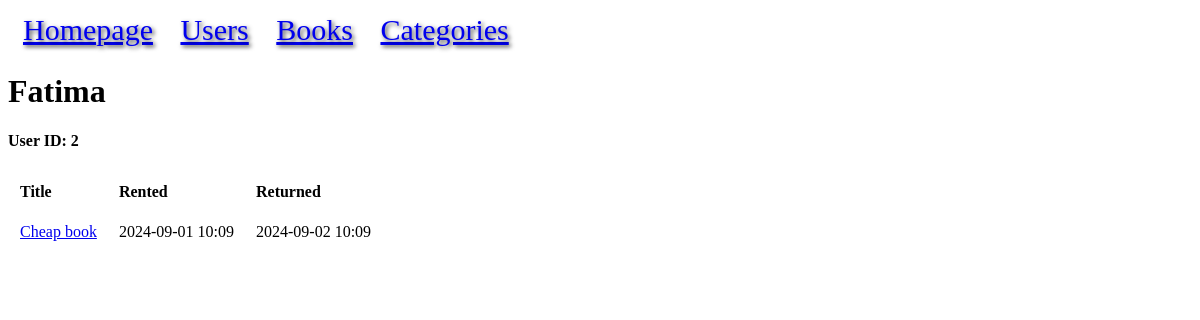
The page /user/2 on the database as committed earlier.
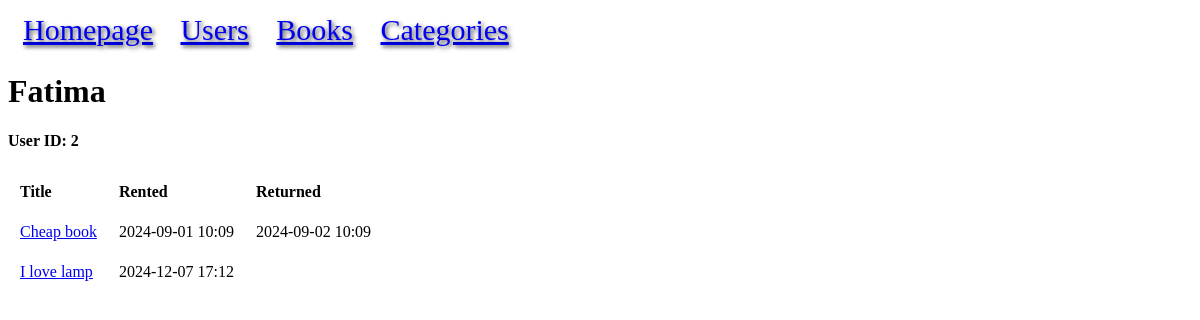
The same page on the database as committed later.
### models.py (models this page shows, shortened)
class User(db.Model):
    id = mapped_column(Integer, primary_key=True, autoincrement=True)
    name = mapped_column(String)
    rented = relationship("BookRental", back_populates="user")

class BookRental(db.Model):
    id = mapped_column(Integer, primary_key=True)
    user_id = mapped_column(Integer, ForeignKey("user.id"))
    book_id = mapped_column(Integer, ForeignKey("book.id"))
    rented = mapped_column(DateTime(timezone=True), nullable=False)
    returned = mapped_column(DateTime(timezone=True), nullable=True)
    user = relationship("User", back_populates="rented")
    book = relationship("Book", back_populates="rentals")

class Book(db.Model):
    id = mapped_column(Integer, primary_key=True, autoincrement=True)
    title = mapped_column(String)
    price = mapped_column(DECIMAL(10, 2))
    available = mapped_column(Integer, default=0)
    rating = mapped_column(Integer)
    upc = mapped_column(String, unique=True)
    url = mapped_column(String)
    category_id = mapped_column(Integer, ForeignKey("category.id"))
    category = relationship("Category", back_populates="books")
    rentals = relationship("BookRental", back_populates="book")

### app.py (the view)
@app.route("/user/<int:id>")
def user(id):
    statement = db.select(User).where(User.id == id)
    result = db.session.execute(statement).scalar()
    if not result:
        return f"USER ID:{id} NOT FOUND!", 404
    return render_template("user.html", result=result)

### templates/user.html
{% extends "base.html" %}
{% block content %}
<h1>{{ result.name }}</h1>
<h4>User ID: {{ result.id }}</h4>
<table>
<tr>
    <th>Title</th>
    <th>Rented</th>
    <th>Returned</th>
</tr>
{% for rental in result.rented %}
<tr>
<td><a href="{{ url_for('book', id=rental.book.id) }}">{{ rental.book.title }}</a></td>
<td>{{ rental.rented.strftime("%Y-%m-%d %H:%m") }}</td>
<td>{% if rental.returned %}{{ rental.returned.strftime("%Y-%m-%d %H:%m") }}
{% endif %}</td>
</tr>
{% endfor %}
</table>
{% endblock %}

### templates/base.html (shortened to what this page needs)
<!doctype html>
<html lang="en">
    <head>
        <link rel="stylesheet" href="{{ url_for('static', filename='style.css') }}">
    </head>
    <body>
        <nav>
            <a href="{{ url_for('home') }}">Homepage</a>
            <a href="{{ url_for('users') }}">Users</a>
            <a href="{{ url_for('books') }}">Books</a>
            <a href="{{ url_for('categories') }}">Categories</a>
        </nav>
        {% block content %}
        {% endblock %}
    </body>
</html>

### static/style.css (style rules this page uses)
nav a { padding: 10px; }
th, td { padding:10px; }
nav { text-shadow: 2px 2px 4px rgba(0, 0, 0, 0.7); color:black; padding: 5px; font-size: 30px; }
tr { text-align: left; }
th { text-align: left; }
td { text-align: left; }

Rows that differ between the two databases and show on the page:
added BookRental: book "I love lamp", rented "2024-12-07 17:12"
